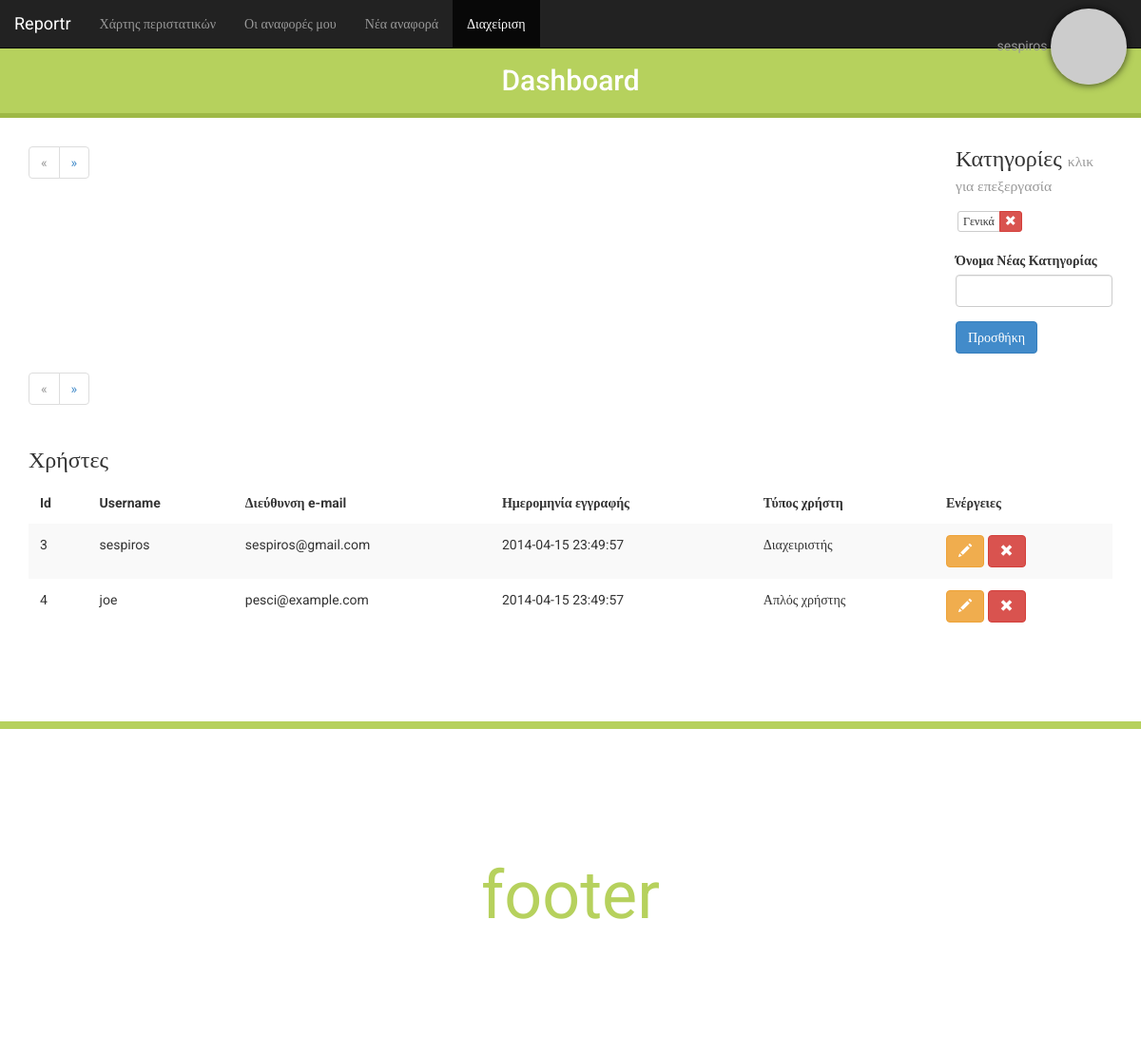
Page /dashboard.php (signed in) on the earlier database version.
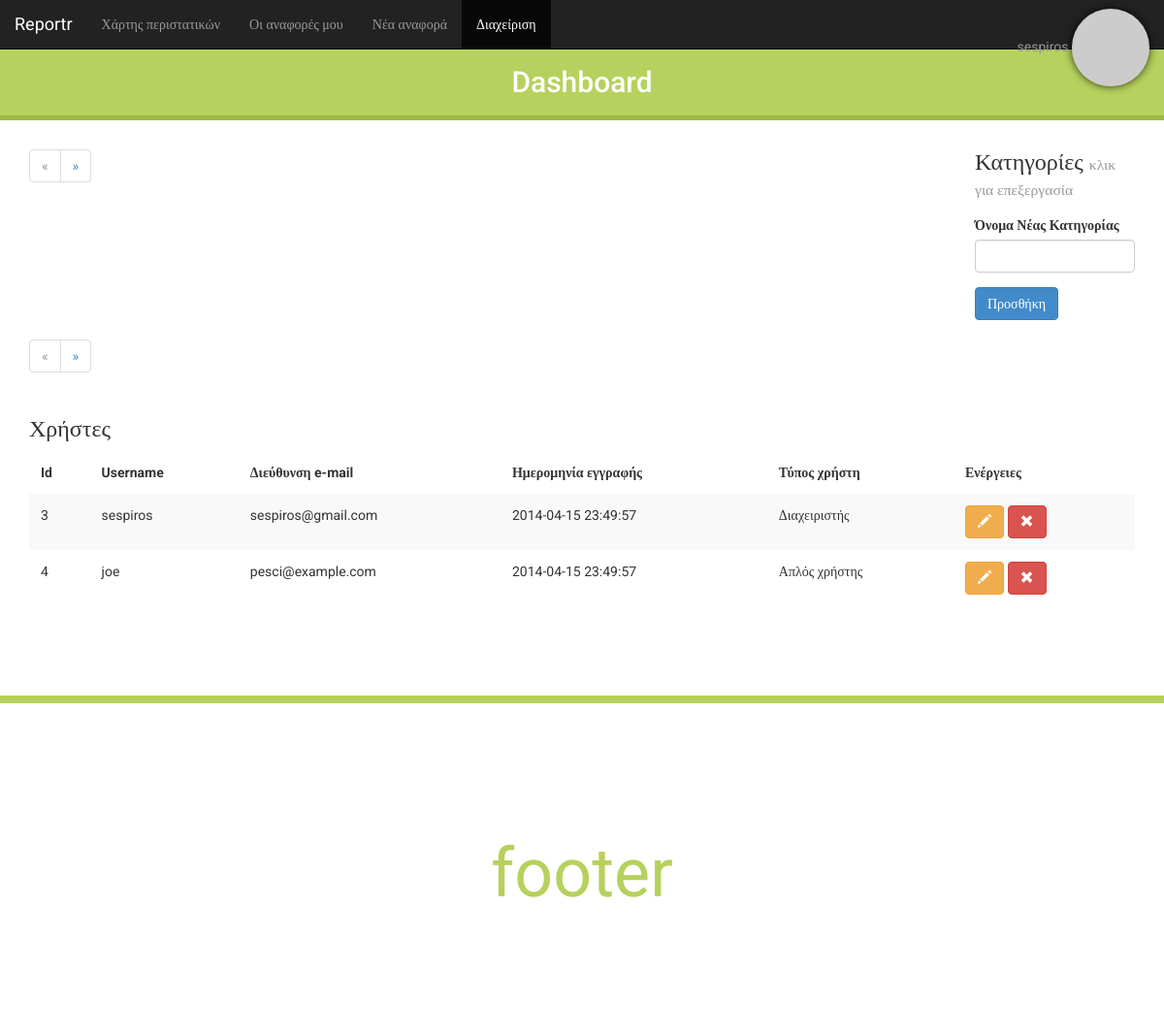
Same page on the later database version.
### tables this page shows
CREATE TABLE IF NOT EXISTS `web_categories` (
  `id` int(10) NOT NULL AUTO_INCREMENT,
  `name` varchar(30) NOT NULL,
  PRIMARY KEY (`id`)
);

CREATE TABLE IF NOT EXISTS `web_users` (
  `user_id` int(11) NOT NULL AUTO_INCREMENT,
  `user_name` varchar(64) NOT NULL,
  `user_password_hash` varchar(255) NOT NULL,
  `user_email` varchar(64) NOT NULL,
  `user_rememberme_token` varchar(64) DEFAULT NULL,
  `user_failed_logins` tinyint(1) NOT NULL DEFAULT '0',
  `user_last_failed_login` int(10) DEFAULT NULL,
  `user_registration_datetime` datetime NOT NULL DEFAULT '0000-00-00 00:00:00',
  `user_registration_ip` varchar(39) NOT NULL DEFAULT '0.0.0.0',
  `user_type` tinyint(1) DEFAULT '0',
  `user_fullname` text NOT NULL,
  `user_phone` varchar(10) NOT NULL,
  PRIMARY KEY (`user_id`),
  UNIQUE KEY `user_name` (`user_name`),
  UNIQUE KEY `user_email` (`user_email`)
);

### classes/adminControls.php (called while the page is built, shortened)
<?php
class adminControls
{
    private $db_connection      = null;
    public function __construct()
    {
		$this->fetchCategories();
		$this->fetchUsers();
    }
    private function databaseConnection()
    {
        if ($this->db_connection != null) {
            return true;
        } else {
            try {
                $this->db_connection = new PDO('mysql:host='. DB_HOST .';dbname='. DB_NAME . ';charset=utf8', DB_USER, DB_PASS);
                return true;
            } catch (PDOException $e) {
                $this->errors[] = "Σφάλμα Βάσης!";
                return false;
            }
        }
    }
	private function fetchCategories()
	{
		if ($this->databaseConnection()) {
			$pdo = $this->db_connection;
			$catStmt = $pdo->prepare('SELECT * FROM web_categories LIMIT 1,1000000');
			if ($catStmt->execute()) {
				$this->categories = $catStmt->fetchAll();
			}
		}
	}
	private function fetchUsers()
	{
		if ($this->databaseConnection()) {
			$pdo = $this->db_connection;
			$catStmt = $pdo->prepare('SELECT * FROM web_users');
			if ($catStmt->execute()) {
				$this->users = $catStmt->fetchAll();
			}
		}
	}
}

### views/dashboard.php (the view, shortened to what this page needs)
<?php include('_header.php'); ?>
    <header>
        <nav class="navbar navbar-inverse navbar-fixed-top" role="navigation">
        <div class="container-fluid">
            <div class="navbar-header">
            <a class="navbar-brand" href="#">Reportr</a>
            </div>
            <div class="collapse navbar-collapse" id="main-nav">
            <ul class="nav navbar-nav navbar-left">
                <li><a href="index.php">Χάρτης περιστατικών</a></li>
                <li><a href="myreports.php#">Οι αναφορές μου</a></li>
                <li><a href="newreport.php">Νέα αναφορά</a></li>
                <li class="active"><a href="#">Διαχείριση</a></li>
            </ul>
            <ul class="nav navbar-nav navbar-right">
                <li class="dropdown">
                <a href="#" class="navbar-brand dropdown-toggle user-img" data-toggle="dropdown"><?php echo $_SESSION['user_name'] . " " . $login->user_gravatar_image_tag?></a>
                </li>
            </ul>
            </div>
        </div>
        </nav>
    </header>
    <h2 class="coloured-banner3 text-center">Dashboard</h2>
    <div class="container">
        <div class="row">
            <div class="col-md-10">
                <div id="page-selection-open"></div>
            </div>
            <div class="col-md-2">
                <h3>Κατηγορίες <small>κλικ για επεξεργασία</small></h3>
				<div id="categories" class="form-group">
<?php
foreach($controls->categories as $name){
?>
	<div class="btn-group btn-group-sm btn-group-xs">
		<button id="<?php echo $name['id']; ?>" type="button" class="category btn btn-default"><span class="editable"><?php echo $name['name']; ?></span></button>
    	<button type="button" class="catRemove btn btn-danger"><span class="glyphicon glyphicon-remove"></span></button>
	</div>
<?php
}
?>
				</div>
                <form id="categoryForm" role="form" method="post">
                    <div class="form-group">
                        <label for="categoryNameId">Όνομα Νέας Κατηγορίας</label>
                        <input type="text" id="categoryNameId" name="categoryName" class="form-control">
                    </div>
                    <button type="submit" name="categorySubmit" class="btn btn-primary">Προσθήκη</button>
                </form>
            </div>
        </div>
        <div class="row">
            <div class="col-md-12">
                <div id="page-selection-closed"></div>
            </div>
        </div>
		<div class ="row">
			<div class="col-md-12">
				<h3>Χρήστες</h3>
				<div class="table-responsive">
					<table class="table table-striped">
						<thead>
							<tr>
								<th>Id</th>
								<th>Username</th>
								<th>Διεύθυνση e-mail</th>
								<th>Ημερομηνία εγγραφής</th>
								<th>Τύπος χρήστη</th>
								<th>Ενέργειες</th>
							</tr>
						</thead>
						<tbody>
<?php
foreach($controls->users as $user){
?>
								<tr>
									<td class="uid"><?php echo $user["user_id"]; ?></td>
									<td class="name"><?php echo $user["user_name"]; ?></td>
									<td class="email"><?php echo $user["user_email"]; ?></td>
									<td><?php echo $user["user_registration_datetime"]; ?></td>
									<td><?php if ($user["user_type"] == 1)echo "Διαχειριστής";else echo "Απλός χρήστης"; ?></td>
									<td>
										<a class="editUser btn btn-warning" data-toggle="modal" data-target="#edit-modal" href="#"><span class="glyphicon glyphicon-pencil"></span></a>
										<a class="delUser btn btn-danger" href="#"><span class="glyphicon glyphicon-remove"></span></a>
									</td>
								</tr>
<?php
}
?>
						</tbody>
					</table>
        		</div>
        	</div>
		</div>
    </div>
    <div class="page-footer page-footer-green">
        <p>footer</p>
    </div>
  </body>
</html>

Differences in the rows shown:
removed web_categories: name "Γενικά"
